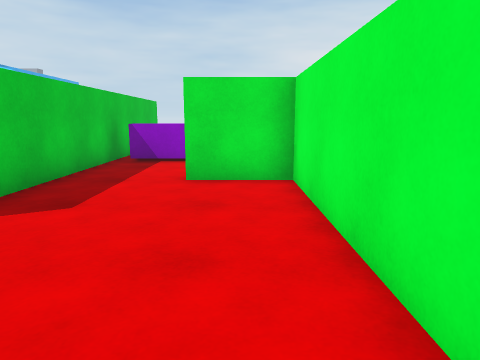
[1] (above)

16 first-person views from a walk through a Unity game level. The camera is 1.2 m above the floor, tilts 10° down and sees 70° across. The floor is counted in squares, 1 m on a side. Each view is taken from the middle of a square. On the plan, view 1 faces up. The plan holds only what a view shows up to about 14 squares ahead; the rest is blank. The place goes on beyond the plan. The player character is not drawn.

[2]
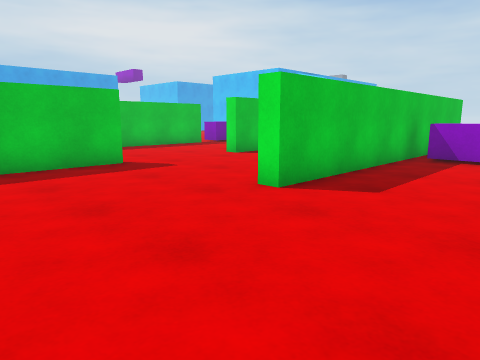

[3]
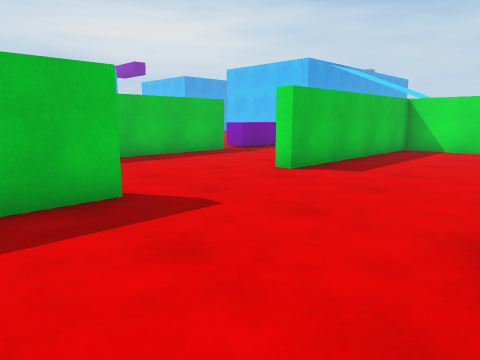

[4]
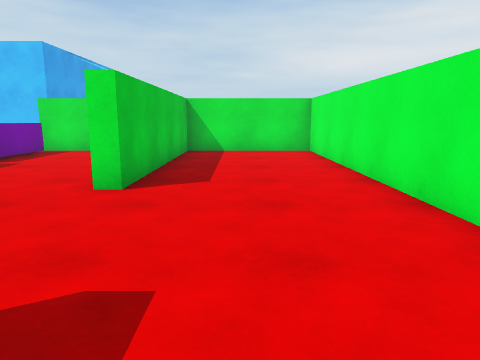

[5]
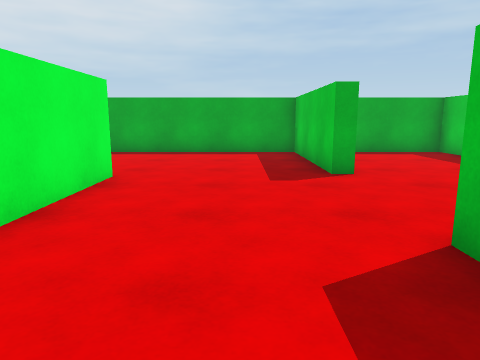

[6]
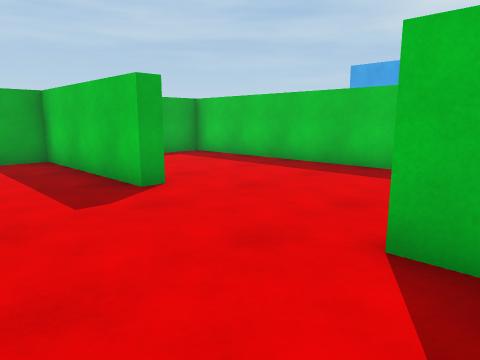

[7]
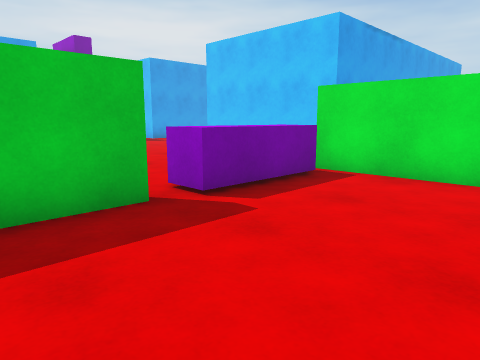

[8]
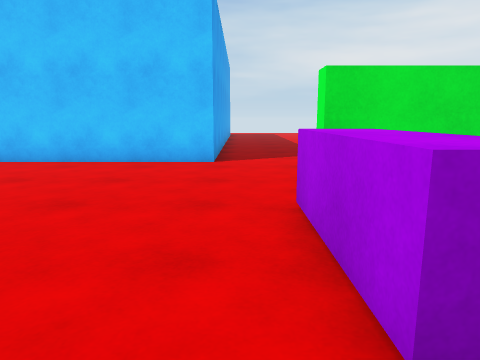

[9]
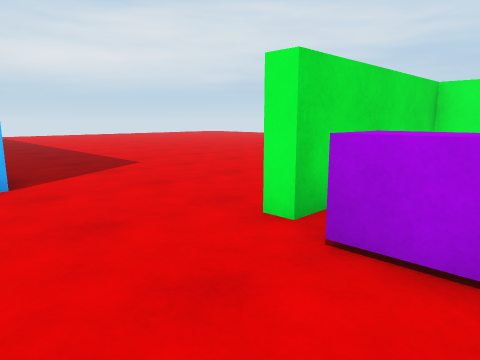

[10]
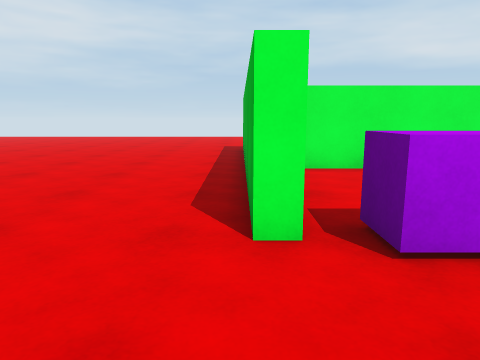

[11]
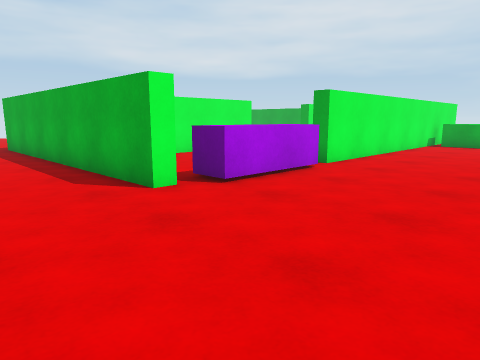

[12]
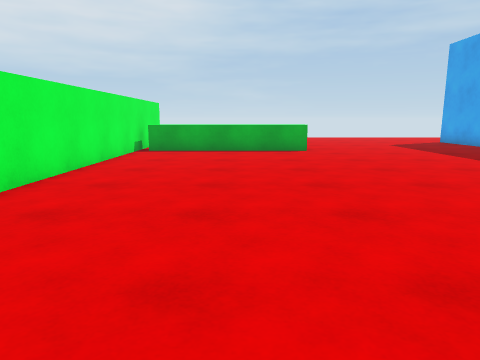

[13]
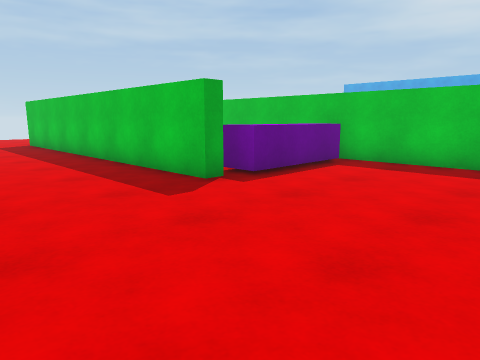

[14]
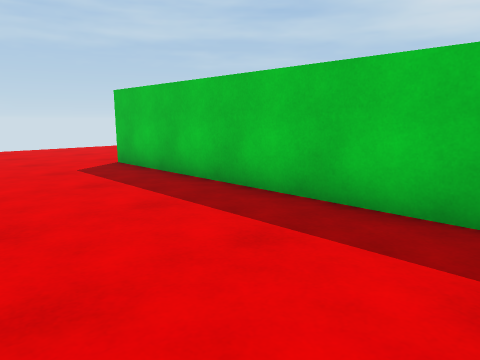

[15]
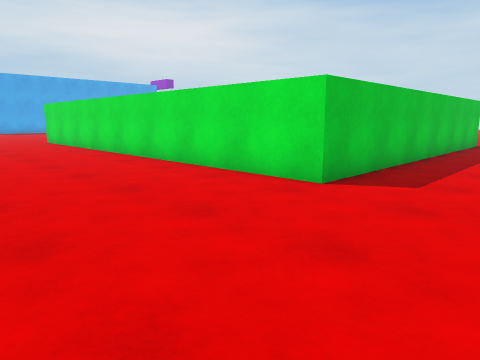

[16]
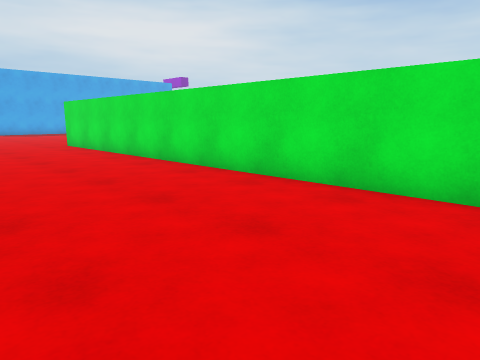

### Floor plan
Key: @ floor where view 1 was taken; # wall or solid block; . floor; / step, stairs or slope; = window, fence, low wall or low ledge; ^ raised ledge.
Columns run from 20 left of view 1 to 6 right of it. Each row starts with its distance up from view 1.
 26      ....
 25     ......     ..
 24    #......    /..
 23    #......    /..
 22    #.......  =/..
 21    #.............
 20 ####.............
 19 .................
 18 .................
 17 .................
 16 ......###########      .. .
 15 .....############ ........
 14 .....^^....#....#..........
 13 .....^^....#....#..........
 12 .....^^....#....#.........
 11 ...........#....#^^^^.....
 10 .....#.....#....#^^^^#....
  9 .....#.....#....#... #....
  8 .....#.....#....#... #....
  7 .....#..........#..###... .
  6 .....#..........#....#....
  5 .....#..........#....#.....
  4 .....#..........#....#.....
  3 .....#.....#.........#....
  2 .....#.....#.........#....
  1 ^^^^^#.....#.........#....
  0      #.... #........@#....
 -1      #.... #....... .#....
 -2      #################...
 -3         .................
 -4        ..................
 -5        ...................
 -6          .................
 -7               ...........
 -8                    .. .. .

Where each view was taken, in squares from view 1:
view 1: 0 up, 0 right, facing up
view 2: 1 down, 0 right, facing up-left
view 3: 1 up, 4 left, facing up-left
view 4: 2 up, 7 left, facing up
view 5: 11 up, 7 left, facing down
view 6: 9 up, 6 left, facing down-left
view 7: 8 up, 10 left, facing up-left
view 8: 10 up, 16 left, facing up
view 9: 13 up, 18 left, facing up-right
view 10: 16 up, 18 left, facing right
view 11: 19 up, 20 left, facing down-right
view 12: 15 up, 19 left, facing down
view 13: 16 up, 6 right, facing down-left
view 14: 7 up, 6 right, facing down-left
view 15: 8 down, 5 right, facing up-left
view 16: 8 down, 2 right, facing up-left
